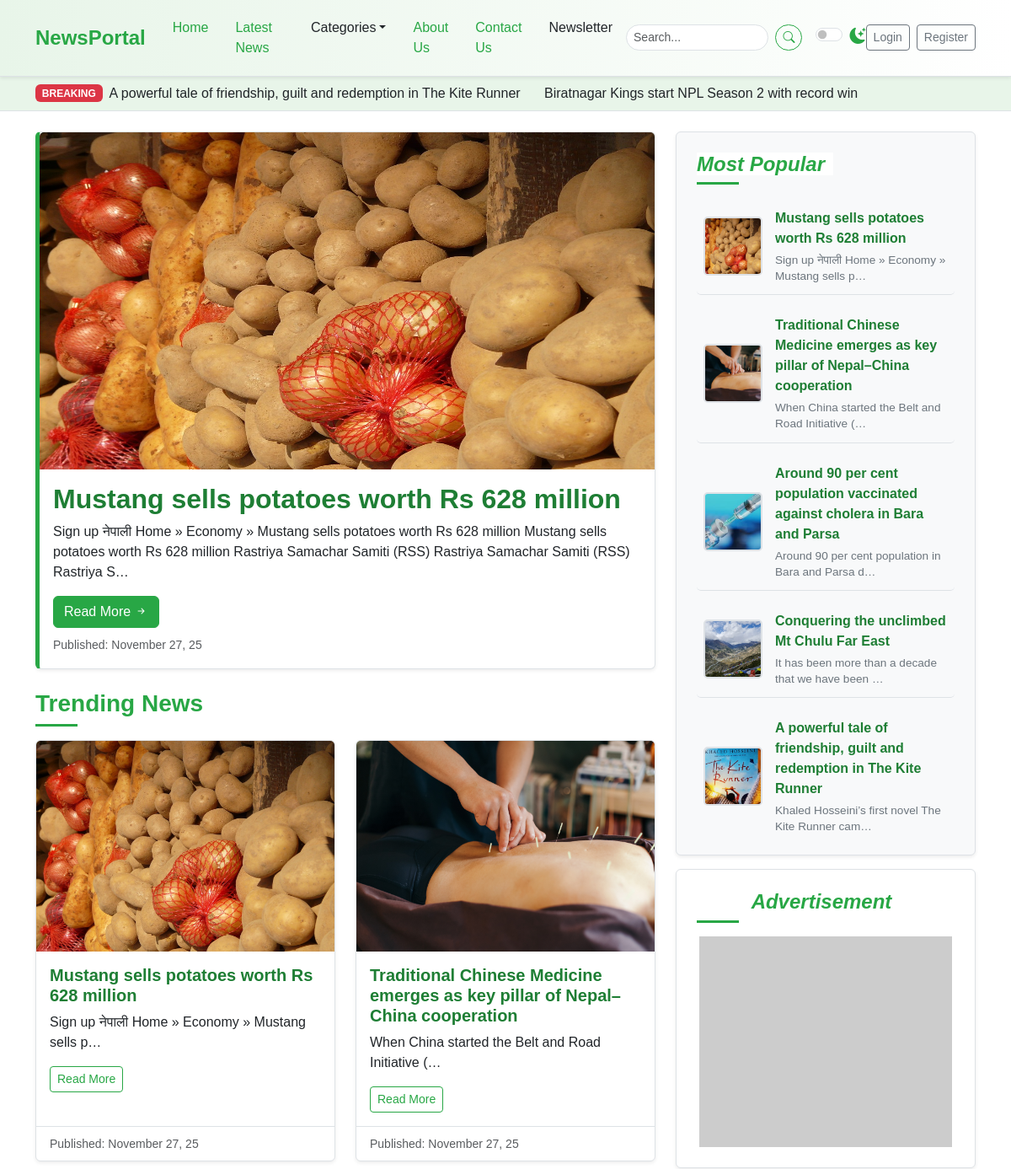
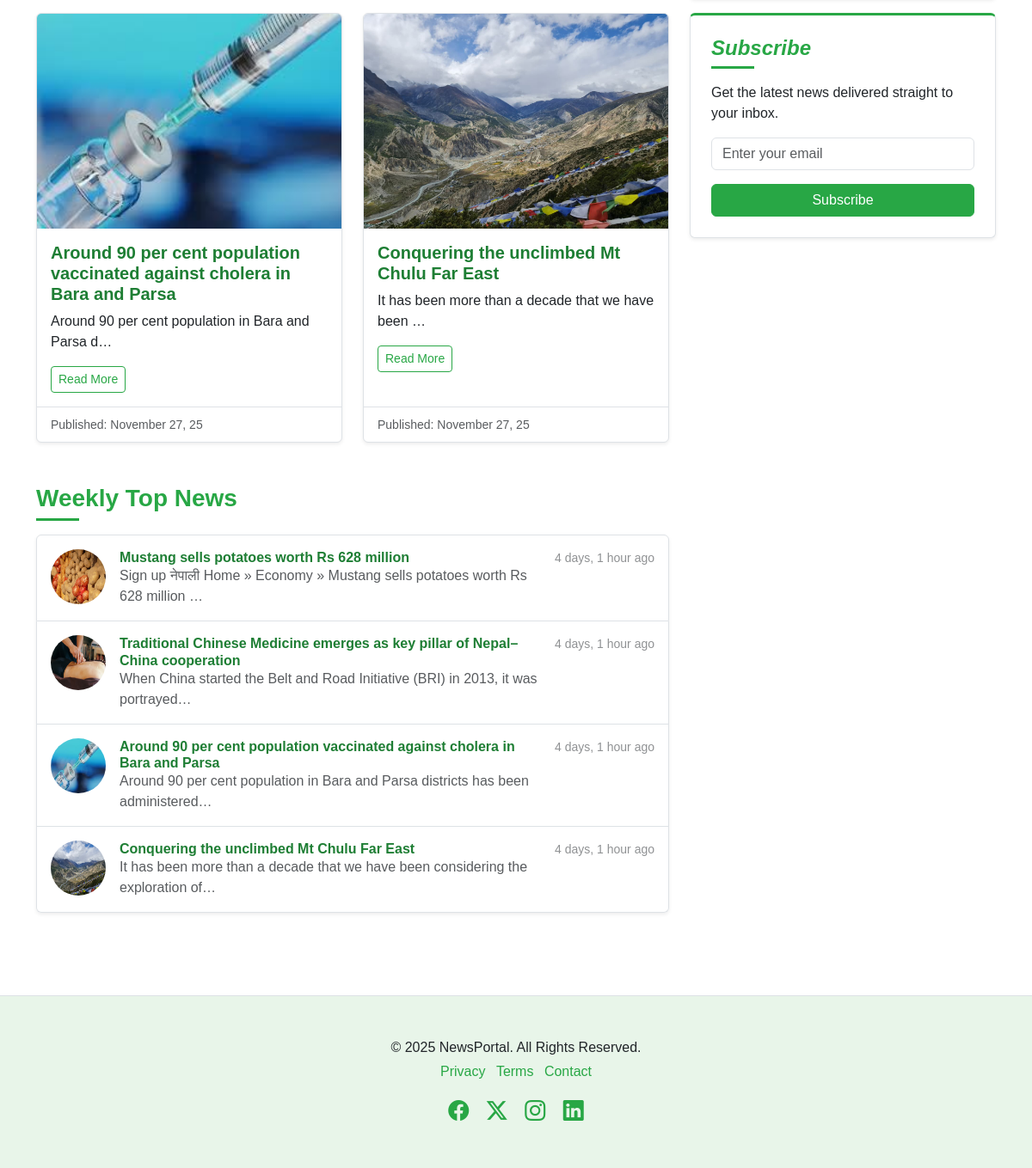
The page / on the database its author committed (2 pictures, top to bottom).
### newspaper/models.py (models this page shows, shortened)
class TimeStampModel(models.Model):
    created_at = models.DateTimeField(auto_now_add=True)
    updated_at = models.DateTimeField(auto_now=True)
    class Meta:
        abstract = True

class Post(TimeStampModel):
    STATUS_CHOICES = [
        ("active", "Active"),
        ("in_active", "Inactive"),
    ]
    title =models.CharField(max_length=200)
    content = models.TextField()
    featured_image = models.ImageField(upload_to="post_images/%Y/%m/%d", blank=False)
    author = models.ForeignKey("auth.User", on_delete=models.CASCADE)
    status = models.CharField(max_length=20, choices=STATUS_CHOICES, default="active")
    views_count = models.PositiveBigIntegerField(default=0)
    is_breaking_news = models.BooleanField(default=False)
    published_at = models.DateTimeField(null=True, blank=True)
    category = models.ForeignKey(Category, on_delete=models.CASCADE)
    tag = models.ManyToManyField(Tag)

### newspaper/views.py (the view)
# urls.py: path("", views.HomeView.as_view(), name="home"),
class HomeView(SidebarMixin, TemplateView):
    template_name = "newsportal/home.html"
    def get_context_data(self, **kwargs):
        context = super().get_context_data(**kwargs)
        context["breaking_news"] = Post.objects.filter(
            published_at__isnull=False, status="active", is_breaking_news=True
        ).order_by("-published_at")[:3]
        context["featured_post"] = (
            Post.objects.filter(published_at__isnull=False, status="active")
            .order_by("-published_at", "-views_count")
            .first()
        )
        context["trending_news"] = Post.objects.filter(
            published_at__isnull=False, status="active"
        ).order_by("-published_at")[:4]
        one_week_ago = timezone.now() - timedelta(days=7)
        context["weekly_top_posts"] = Post.objects.filter(
            published_at__isnull=False, status="active", published_at__gte=one_week_ago
        ).order_by("-published_at", "-views_count")[:5]
        return context

### newspaper/nav.py (called while the page is built)
def navigation(request):
    categories = Category.objects.all()[:4]
    return {"categories": categories}

### newspaper/views.py (called while the page is built)
    def get_context_data(self, **kwargs):
        context = super().get_context_data(**kwargs)
        context["popular_posts"] = Post.objects.filter(
            published_at__isnull=False, status="active"
        ).order_by("-published_at")[:5]
        context["categories"] = Category.objects.all()
        context["tags"] = Tag.objects.all()
        return context

### templates/newsportal/home.html
{% extends "newsportal/base.html" %}
{% block content %}
{% include "newsportal/home/breaking_news.html" %}
    <div class="container mt-4">
      <div class="row">
        <div class="col-lg-8">
         {% include "newsportal/home/left/featured_story.html" %}
         {% include "newsportal/home/left/trending_news.html" %}
         {% include "newsportal/home/left/weekly_top_news.html" %}
        </div>
        <div class="col-lg-4">
          <div class="position-sticky sticky-sidebar-offset">
              {% include "newsportal/home/right/most_popular.html" %}
              {% include "newsportal/home/right/Advertisement.html" %}
              {% include "newsportal/home/right/newsletter.html" %}
          </div>
        </div>
      </div>
    </div>
{% endblock content %}

### templates/newsportal/home/breaking_news.html
    <div class="breaking-news-ticker bg-light py-2">
      <div class="container">
        <div class="d-flex align-items-center">
          <span class="badge bg-danger me-2">BREAKING</span>
          <marquee behavior="scroll"
                   direction="left"
                   onmouseover="this.stop();"
                   onmouseout="this.start();">
             {% for post in breaking_news %}
                <a href="article.html" class="text-dark text-decoration-none me-4">{{ post.title}}</a>
             {% endfor %}
          </marquee>
        </div>
      </div>
    </div>

### templates/newsportal/home/left/featured_story.html
          <div class="card mb-4 featured-story-card shadow-sm">
            <img src="{{ featured_post.featured_image.url}}"
                 width="800"
                 height="400"
                 class="card-img-top"
                 alt="Featured Story" />
            <div class="card-body">
              <h2 class="card-title fw-bold">{{ featured_post.title}}</h2>
              <p class="card-text">{{ featured_post.content|truncatechars:200 }}</p>
              <a href="{% url 'post-detail' featured_post.pk %}" class="btn btn-success">Read More <i class="bi bi-arrow-right-short"></i></a>
              <p class="card-text mt-2">
                <small class="text-muted">Published: {{ featured_post.published_at|date:"F j, y" }}</small>
              </p>
            </div>
          </div>

### templates/newsportal/home/left/trending_news.html
          <h3 class="mb-3 section-title">
            <span>Trending News</span>
          </h3>
          <div class="row row-cols-1 row-cols-md-2 g-4">
            {% for post in trending_news %}
             <div class="col">
              <div class="card h-100 shadow-sm news-card">
                <img src="{{ post.featured_image.url }}"
                     width="400"
                     height="250"
                     class="card-img-top"
                     alt="Trending News 1" />
                <div class="card-body">
                  <h5 class="card-title">{{ post.title }}</h5>
                  <p class="card-text">{{ post.content|truncatechars:50 }}</p>
                  <a href="{% url 'post-detail' post.pk %}" class="btn btn-outline-success btn-sm">Read More</a>
                </div>
                <div class="card-footer">
                  <small class="text-muted">Published: {{ post.published_at|date:"F j, y" }}</small>
                </div>
              </div>
             </div>
            {% endfor %}
          </div>

### templates/newsportal/home/left/weekly_top_news.html
          <h3 class="mt-5 mb-3 section-title"><span>Weekly Top News</span></h3>
          <div class="list-group shadow-sm mb-5">
            {% for post in weekly_top_posts %}
             <a href="{% url 'post-detail' post.pk %}" class="list-group-item list-group-item-action d-flex gap-3 py-3" aria-current="true">
              <img src="{{ post.featured_image.url }}"
                     alt="{{ post.title }}"
                     width="64"
                     height="64"
                     class="rounded-circle flex-shrink-0">
              <div class="d-flex gap-2 w-100 justify-content-between">
                <div>
                  <h6 class="mb-0">{{ post.title }}</h6>
                  <p class="mb-0 opacity-75">{{ post.content|truncatechars:80 }}</p>
                </div>
                <small class="opacity-50 text-nowrap">{{ post.published_at|timesince }} ago</small>
              </div>
             </a>
            {% endfor %}
          </div>

### templates/newsportal/home/right/most_popular.html
            <div class="p-4 mb-3 bg-light rounded sidebar-widget shadow-sm">
              <h4 class="fst-italic section-title">
                <span>Most Popular</span>
              </h4>
              <ul class="list-unstyled mb-0 popular-list">
                 {% for post in popular_posts %}
                 <li>
                  <img src="{{ post.featured_image.url }}"
                       width="70"
                       height="70"
                       alt="Popular 1" />
                  <div>
                      <a href="{% url 'post-detail' post.pk %}" class="popular-title-link">{{ post.title }}</a>
                      <p class="popular-description">{{ post.content|truncatechars:50 }}</p>
                  </div>
                 </li>
                {% endfor %}
              </ul>
            </div>

### static/css/style.css (style rules this page uses)
:root { --primary-green: #28a745; --light-green: #e8f5e9; --dark-green: #1e7e34; --accent-green: #5cb85c; --text-color-light: #212529; --text-color-dark: #f8f9fa; --bg-light: #ffffff; --bg-dark: #212529; --card-bg-light: #ffffff; --card-bg-dark: #343a40; --border-color-light: #dee2e6; --border-color-dark: #495057; --shadow-sm: 0 0.125rem 0.25rem rgba(0, 0, 0, 0.075); --shadow: 0 0.5rem 1rem rgba(0, 0, 0, 0.15); --transition-speed: 0.3s ease; }
body { font-family: "Poppins", sans-serif; background-color: var(--bg-light); color: var(--text-color-light); transition: background-color var(--transition-speed), color var(--transition-speed); }
.breaking-news-ticker { border-bottom: 1px solid var(--border-color-light); background-color: var(--light-green) !important; }
.section-title { position: relative; padding-bottom: 10px; margin-bottom: 20px; font-weight: 600; color: var(--primary-green); }
.section-title span { position: relative; z-index: 1; background-color: var(--bg-light); padding-right: 10px; }
.section-title::after { content: ""; position: absolute; left: 0; bottom: 0; width: 50px; height: 3px; background-color: var(--primary-green); }
.card { border: 1px solid var(--border-color-light); transition: box-shadow var(--transition-speed), transform var(--transition-speed); background-color: var(--card-bg-light); color: var(--text-color-light); }
.featured-story-card { border-left: 5px solid var(--primary-green); }
.card-title { color: var(--dark-green); font-weight: 600; }
.card-footer { background-color: transparent; border-top: 1px solid var(--border-color-light); }
.sidebar-widget { background-color: var(--card-bg-light); border: 1px solid var(--border-color-light); padding: 1.5rem !important; }
.sidebar-widget h4 { color: var(--primary-green); margin-bottom: 1rem; }
.popular-list li { display: flex; align-items: center; margin-bottom: 0.75rem; padding: 0.75rem 0.5rem; border-bottom: 1px solid var(--border-color-light); transition: background-color var(--transition-speed); border-radius: 5px; }
.popular-list li:last-child { border-bottom: none; margin-bottom: 0; padding-bottom: 0; }
.popular-list img { width: 70px; height: 70px; object-fit: cover; border-radius: 5px; margin-right: 15px; flex-shrink: 0; border: 2px solid var(--border-color-light); }
.popular-list li div { display: flex; flex-direction: column; justify-content: center; flex-grow: 1; }
.popular-list .popular-title-link { text-decoration: none; color: var(--dark-green); font-weight: 600; margin-bottom: 0.25rem; display: block; transition: color var(--transition-speed); }
.popular-list .popular-description { font-size: 0.85rem; color: #6c757d; margin-bottom: 0; line-height: 1.4; }
.popular-list a { text-decoration: none; color: var(--text-color-light); transition: color var(--transition-speed); flex-grow: 1; }
.btn-success { background-color: var(--primary-green); border-color: var(--primary-green); transition: background-color var(--transition-speed), border-color var(--transition-speed), box-shadow var(--transition-speed); }
.btn-outline-success { color: var(--primary-green); border-color: var(--primary-green); transition: background-color var(--transition-speed), color var(--transition-speed); }
.list-group-item { transition: background-color 0.2s ease-in-out; }
.list-group-item h6 { color: var(--dark-green); font-weight: 600; }
.sticky-sidebar-offset { top: 6rem; }

### rows shown on the page
Post: title "A powerful tale of friendship, guilt and redemption in The Kite Runner", featured_image (picture), content "Khaled Hosseini’s first novel The Kite Runner cam…"
Post: title "Biratnagar Kings start NPL Season 2 with record win"
Post: featured_image (picture), title "Mustang sells potatoes worth Rs 628 million", content "Sign up नेपाली Home » Economy » Mustang sells potatoes worth Rs 628 million Mustang sells potatoes worth Rs 628 million Rastriya Samachar Samiti (RSS) Rastriya Samachar Samiti (RSS) Rastriya S…", published_at "November 27, 25", content "Sign up नेपाली Home » Economy » Mustang sells p…", content "Sign up नेपाली Home » Economy » Mustang sells potatoes worth Rs 628 million …", published_at "4 days, 1 hour"
Post: featured_image (picture), title "Traditional Chinese Medicine emerges as key pillar of Nepal–China cooperation", content "When China started the Belt and Road Initiative (…", published_at "November 27, 25", content "When China started the Belt and Road Initiative (BRI) in 2013, it was portrayed…", published_at "4 days, 1 hour"
Post: featured_image (picture), title "Around 90 per cent population vaccinated against cholera in Bara and Parsa", content "Around 90 per cent population in Bara and Parsa d…", published_at "November 27, 25", content "Around 90 per cent population in Bara and Parsa districts has been administered…", published_at "4 days, 1 hour"
Post: featured_image (picture), title "Conquering the unclimbed Mt Chulu Far East", content "It has been more than a decade that we have been …", published_at "November 27, 25", content "It has been more than a decade that we have been considering the exploration of…", published_at "4 days, 1 hour"
